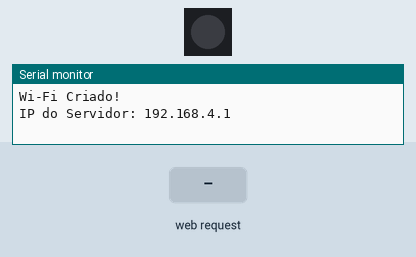
Recording of a program running on a simulated ESP32. Parts: 1 RGB LEDs in strip order, left to right, the last lines printed to the serial monitor. The inputs (shaded band) are chosen by the test bench.

Above: at 1.2 s.
1.3 s: HTTP request GET /vermelho received
At 2.0 s:
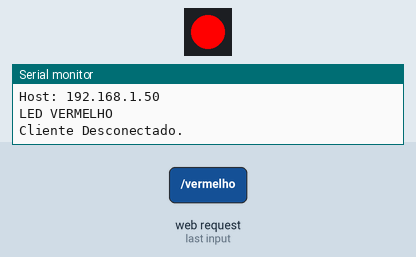
2.8 s: HTTP request GET /verde received
At 3.1 s:
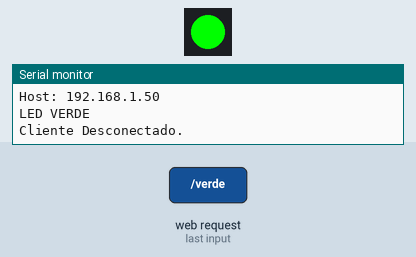
4.3 s: HTTP request GET /azul received
At 5.4 s:
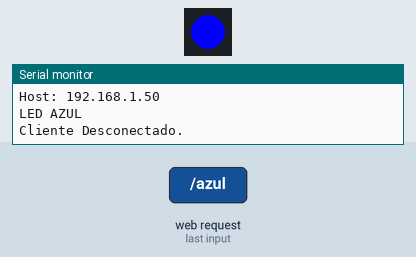
Timing chart, 0 to 7.3 s (numbered marks = the images above; inputs shaded):
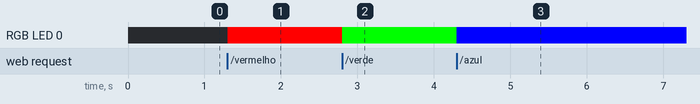

Measured:
- after the input at 1.3 s, RGB LED 0: off → RGB(255, 0, 0) at once
- after the input at 2.8 s, RGB LED 0: RGB(255, 0, 0) → RGB(0, 255, 0) at once
- after the input at 4.3 s, RGB LED 0: RGB(0, 255, 0) → RGB(0, 0, 255) at once

The program:

main.cpp
```cpp
#include <WiFi.h>
#include <Adafruit_NeoPixel.h>

// 🔹 Definição do nome e senha do Wi-Fi que o ESP32 vai criar
const char* ssid = "ESP32_RGB";
const char* password = "12345678";

// 🔹 Configuração do servidor web
WiFiServer server(80);

// 🔹 Configuração do LED RGB embutido
#define LED_PIN     5   // Pino do LED embutido
#define LED_COUNT   1   // Apenas um LED

Adafruit_NeoPixel led(LED_COUNT, LED_PIN, NEO_GRB + NEO_KHZ800);

// 🔹 Variável para armazenar os pedidos HTTP
String header;

void setup() {
    Serial.begin(115200);

    // Inicializa o LED RGB
    led.begin();
    led.show(); // Garante que o LED comece apagado

    // 🔹 Configura o ESP32 como Access Point (AP)
    WiFi.softAP(ssid, password);

    Serial.println("Wi-Fi Criado!");
    Serial.print("IP do Servidor: ");
    Serial.println(WiFi.softAPIP());

    server.begin(); // Inicia o servidor web
}

// 🔹 Função para definir a cor do LED
void setColor(uint8_t red, uint8_t green, uint8_t blue) {
    led.setPixelColor(0, led.Color(red, green, blue));
    led.show();
}

void loop() {
    WiFiClient client = server.available(); // Espera por clientes

    if (client) {
        Serial.println("Novo Cliente Conectado.");
        String currentLine = "";

        while (client.connected()) {
            if (client.available()) {
                char c = client.read();
                Serial.write(c);
                header += c;

                if (c == '\n') {
                    if (currentLine.length() == 0) {
                        // 🔹 Envia resposta HTTP
                        client.println("HTTP/1.1 200 OK");
                        client.println("Content-type:text/html");
                        client.println("Connection: close");
                        client.println();

                        // 🔹 Verifica os comandos do cliente
                        if (header.indexOf("GET /vermelho") >= 0) {
                            Serial.println("LED VERMELHO");
                            setColor(255, 0, 0);
                        } else if (header.indexOf("GET /verde") >= 0) {
                            Serial.println("LED VERDE");
                            setColor(0, 255, 0);
                        } else if (header.indexOf("GET /azul") >= 0) {
                            Serial.println("LED AZUL");
                            setColor(0, 0, 255);
                        } else if (header.indexOf("GET /desligar") >= 0) {
                            Serial.println("LED DESLIGADO");
                            setColor(0, 0, 0);
                        }

                        // 🔹 Criação da página HTML
                        client.println("<!DOCTYPE html><html>");
                        client.println("<head><meta name=\"viewport\" content=\"width=device-width, initial-scale=1\">");
                        client.println("<style>body { font-family: Arial; text-align: center; margin: 50px;}");
                        client.println(".button { padding: 20px; font-size: 20px; margin: 5px; border: none; cursor: pointer;}");
                        client.println(".red { background-color: red; color: white; }");
                        client.println(".green { background-color: green; color: white; }");
                        client.println(".blue { background-color: blue; color: white; }");
                        client.println(".off { background-color: gray; color: white; }</style></head>");
                        client.println("<body><h1>Controle do LED RGB</h1>");

                        client.println("<p><a href=\"/vermelho\"><button class=\"button red\">Vermelho</button></a></p>");
                        client.println("<p><a href=\"/verde\"><button class=\"button green\">Verde</button></a></p>");
                        client.println("<p><a href=\"/azul\"><button class=\"button blue\">Azul</button></a></p>");
                        client.println("<p><a href=\"/desligar\"><button class=\"button off\">Desligar</button></a></p>");

                        client.println("</body></html>");
                        client.println();

                        break; // Sai do loop
                    } else {
                        currentLine = "";
                    }
                } else if (c != '\r') {
                    currentLine += c;
                }
            }
        }

        // 🔹 Limpa e encerra a conexão com o cliente
        header = "";
        client.stop();
        Serial.println("Cliente Desconectado.\n");
    }
}
 
```
